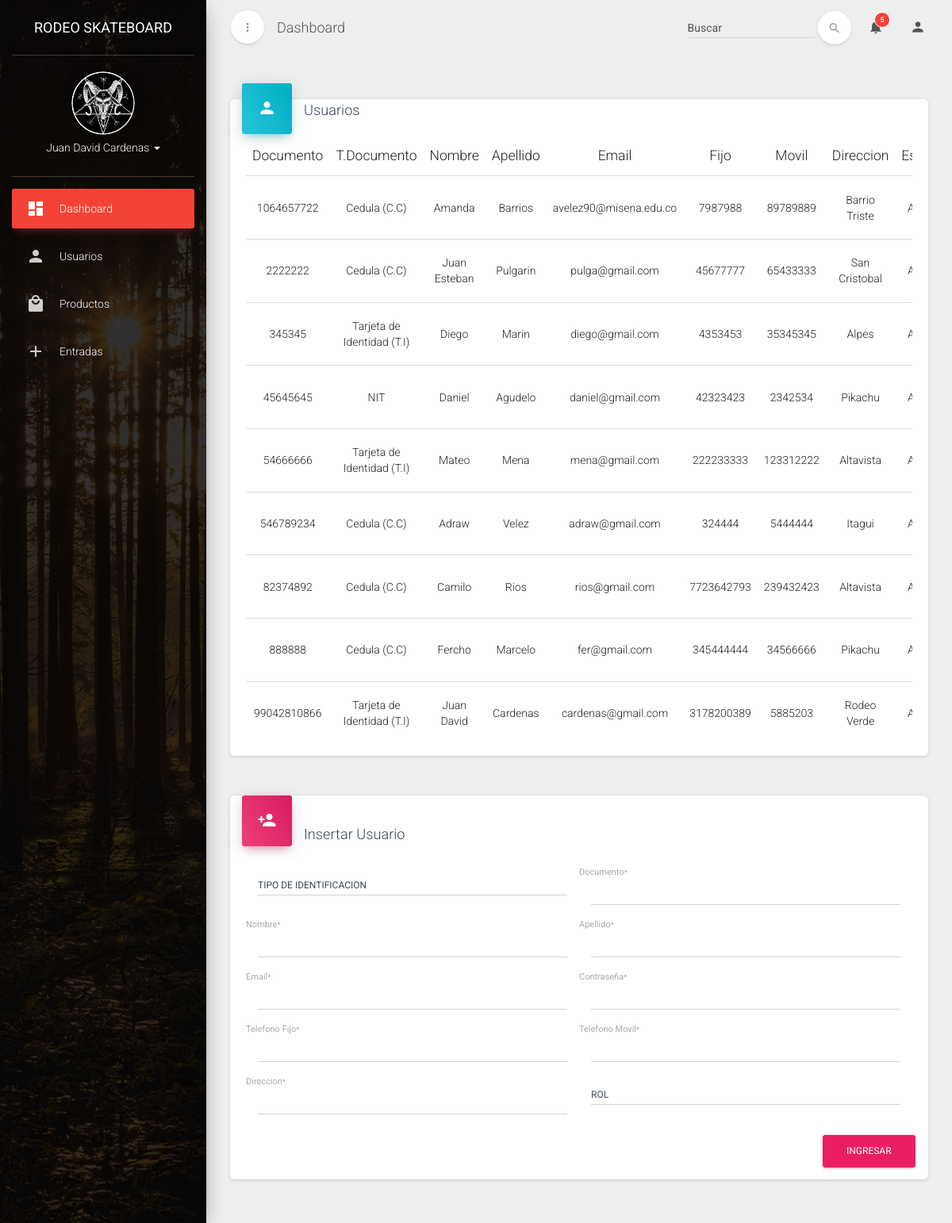
The page /usuarios on the database as committed earlier.
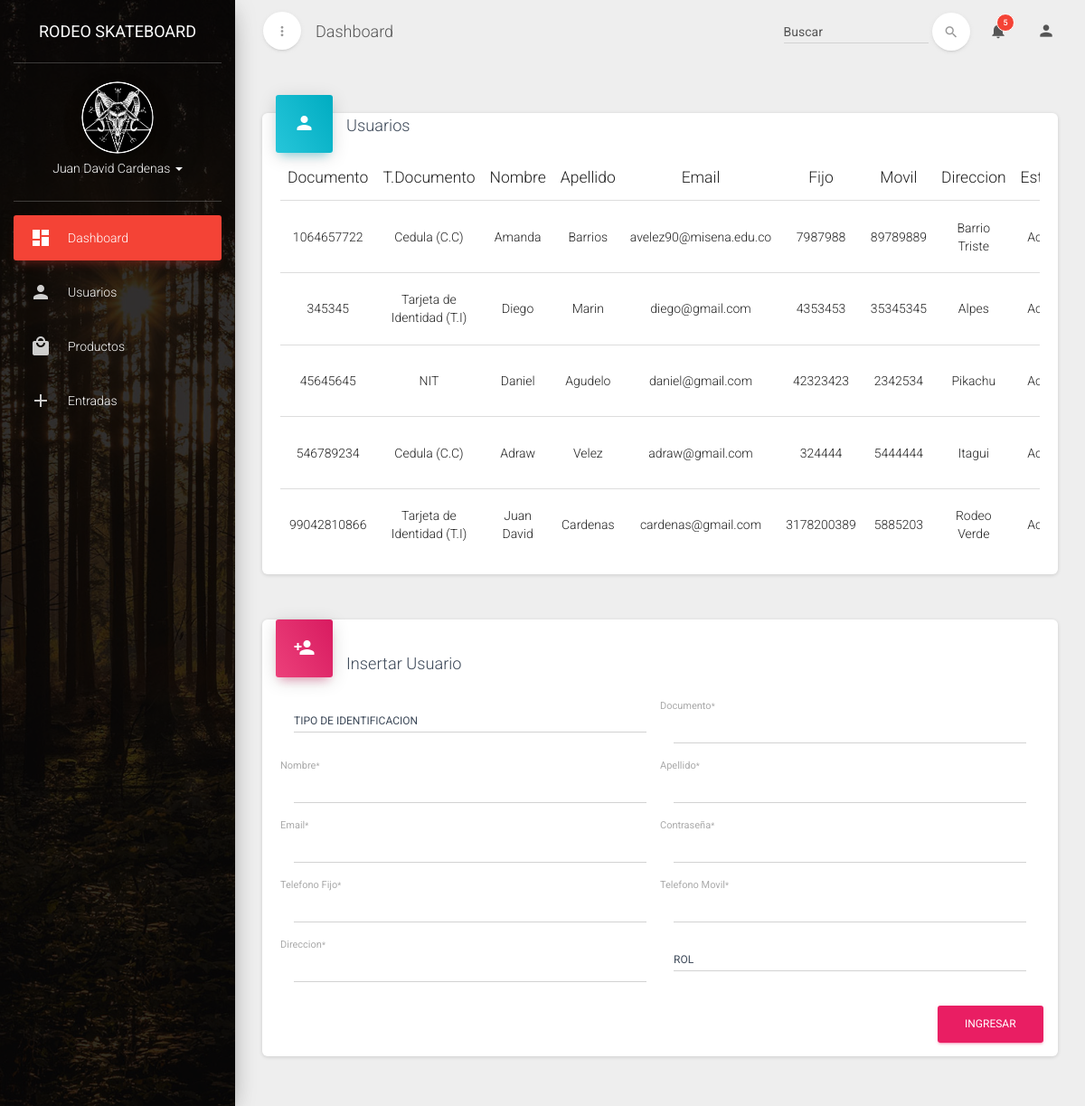
The same page on the database as committed later.
### tables this page shows
CREATE TABLE `tb_usuario` (
  `documento` varchar(20) NOT NULL,
  `tb_TipoDocumento_id_TipoDocumento` int(11) NOT NULL,
  `nombres` varchar(45) NOT NULL,
  `apellido_1` varchar(45) NOT NULL,
  `email` varchar(45) NOT NULL,
  `contrasena` varchar(45) NOT NULL,
  `telefonoFijo` varchar(20) DEFAULT NULL,
  `telefonoMovil` varchar(20) DEFAULT NULL,
  `direccion` varchar(20) NOT NULL,
  `estado` tinyint(1) NOT NULL DEFAULT '1',
  `tb_Rol_id_rol` int(11) NOT NULL
);

CREATE TABLE `tb_tipodocumento` (
  `id_TipoDocumento` int(11) NOT NULL,
  `nom_TipoDocumento` varchar(45) NOT NULL
);

### application/controller/usuarios.php (called while the page is built, shortened)
<?php
class Usuarios extends Controller
{
  private $mdlUsuarios;
  function __construct()
  {
    $this->mdlUsuarios =$this->loadModel("mdlUsuarios");
  }
  public function index()
  {
    $datos = $this->mdlUsuarios->listar();
    include APP."view/_templates/header.php";
    include APP."view/usuarios/index.php";
    include APP."view/_templates/footer.php";
  }
}
?>

### public/index.php (called while the page is built, shortened)
<?php
require APP . 'core/controller.php';
$app = new Application();

### application/core/controller.php (called while the page is built, shortened)
<?php
class Controller
{
    public $db = null;
    private function openDatabaseConnection()
    {
        $options = array(PDO::ATTR_DEFAULT_FETCH_MODE => PDO::FETCH_OBJ, PDO::ATTR_ERRMODE => PDO::ERRMODE_WARNING);
        $this->db = new PDO(DB_TYPE . ':host=' . DB_HOST . ';dbname=' . DB_NAME . ';charset=' . DB_CHARSET, DB_USER, DB_PASS, $options);
    }
    public function loadModel($model)
    {
        return new $model($this->db);
    }
}

### application/model/mdlUsuarios.php (called while the page is built, shortened)
<?php
class mdlUsuarios
{
  private $db;
  function __construct($db)
  {
      try {
          $this->db = $db;
      } catch (PDOException $e) {
          exit('Database connection could not be established.');
      }
  }
  public function listar()
  {
    $sql="CALL con_usuario_todo()";
    $stm=$this->db->prepare($sql);
    $stm->execute();
    return $stm->fetchAll(PDO::FETCH_ASSOC);
  }
}
 ?>

### application/view/usuarios/index.php (the view, shortened to what the changed rows need)
<div class="col-md-12">
    <div class="card">
        <div class="card-content">
            <div class="table-responsive">
                <table class="table">
                    <thead>
                        <tr>
                            <th class="text-center">Documento</th>
                            <th class="text-center">T.Documento</th>
                            <th class="text-center">Nombre</th>
                            <th class="text-center">Apellido</th>
                            <th class="text-center">Email</th>
                            <th class="text-center">Fijo</th>
                            <th class="text-center">Movil</th>
                            <th class="text-center">Direccion</th>
                            <th class="text-center">Estado</th>
                        </tr>
                    </thead>
                    <tbody>
                        <?php foreach ($datos as $value) : ?>
                        <tr>
                            <td class="text-center"><?= $value["documento"] ?></td>
                            <td class="text-center"><?= $value["nom_tipo"] ?></td>
                            <td class="text-center"><?= $value["nombres"] ?></td>
                            <td class="text-center"><?= $value["apellidos"] ?></td>
                            <td class="text-center"><?= $value["email"] ?></td>
                            <td class="text-center"><?= $value["telefonoFijo"] ?></td>
                            <td class="text-center"><?= $value["telefonoMovil"] ?></td>
                            <td class="text-center"><?= $value["direccion"] ?></td>
                            <td class="text-center"><?= $value["estado"]==1?"Activo":"Inactivo" ?></td>
                        </tr>
                        <?php  endforeach ?>
                    </tbody>
                </table>
            </div>
        </div>
    </div>
</div>

Rows that differ between the two databases and show on the page:
removed tb_usuario: documento "2222222", tb_TipoDocumento_id_TipoDocumento.nom_TipoDocumento "Cedula (C.C)", nombres "Juan Esteban", apellido_1 "Pulgarin", email "pulga@gmail.com", telefonoFijo "45677777", telefonoMovil "65433333", direccion "San Cristobal", estado "Activo"
removed tb_usuario: documento "54666666", tb_TipoDocumento_id_TipoDocumento.nom_TipoDocumento "Tarjeta de Identidad (T.I)", nombres "Mateo", apellido_1 "Mena", email "mena@gmail.com", telefonoFijo "222233333", telefonoMovil "123312222", direccion "Altavista", estado "Activo"
removed tb_usuario: documento "82374892", tb_TipoDocumento_id_TipoDocumento.nom_TipoDocumento "Cedula (C.C)", nombres "Camilo", apellido_1 "Rios", email "rios@gmail.com", telefonoFijo "7723642793", telefonoMovil "239432423", direccion "Altavista", estado "Activo"
removed tb_usuario: documento "888888", tb_TipoDocumento_id_TipoDocumento.nom_TipoDocumento "Cedula (C.C)", nombres "Fercho", apellido_1 "Marcelo", email "fer@gmail.com", telefonoFijo "345444444", telefonoMovil "34566666", direccion "Pikachu", estado "Activo"
